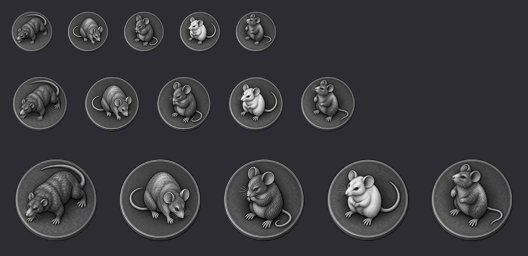
#> input picture art/monsters-v9-refine/exports/compare-brown-mouse-refine-grayscale.png, 528 x 256 px, given in place of brown-rat.png, which was not available
$ python compare.py
#> lines starting #> are read from the running program, lines starting #| are printed output that depends on the picture; pictures that were not available may be replaced by others from this repository, and a replacement may not be noted
"""Build the V9-refine review contact sheets at 48/64/96px, colour and grayscale.

Read-only: it reads existing C exports (this batch's `exports/`, the superseded
C0b export of the same identity, and the runtime `data/gfx/tokens` copies of the
already mapped anchors) and writes only review sheets under `exports/`. Review
sheets are never runtime assets, and nothing in art/monsters-v8-c0b is modified.
"""
import json
from pathlib import Path

from PIL import Image

ART = Path(__file__).resolve().parent
ROOT = ART.parents[1]
RUNTIME = ROOT / 'data/gfx/tokens'
C0B = ROOT / 'art/monsters-v8-c0b/exports'

# (group, [(label, id, source)]) where source is 'new' (this batch), 'c0b' (the
# superseded C0b export kept for the before/after pair) or 'mapped' (runtime).
GROUPS = [
    ('brown-mouse-refine', [('giant brown rat (mapped)', 'brown-rat', 'mapped'),
                            ('giant brown mouse v1 (C0b, superseded)', 'giant-brown-mouse', 'c0b'),
                            ('giant brown mouse v9 (new)', 'giant-brown-mouse', 'new'),
                            ('giant white mouse (mapped)', 'giant-white-mouse', 'mapped'),
                            ('giant grey mouse (mapped)', 'giant-grey-mouse', 'mapped')]),
    ('skeleton-warrior', [('degenerated skeleton warrior (mapped)', 'degenerated-skeleton-warrior', 'mapped'),
                          ('skeleton warrior (new)', 'skeleton-warrior', 'new'),
                          ('skeleton mage (mapped)', 'skeleton-mage', 'mapped')]),
]
SIZES = (48, 64, 96)
BG = (44, 44, 50, 255)


def load(asset_id, source, size):
    if source == 'new':
        return Image.open(ART / 'exports' / str(size) / (asset_id + '.png')).convert('RGBA')
    if source == 'c0b':
        return Image.open(C0B / str(size) / (asset_id + '.png')).convert('RGBA')
    # Mapped anchors only exist at 128px in the runtime directory; downscale for
    # review only. This is a review sheet, never a runtime asset.
    image = Image.open(RUNTIME / (asset_id + '.png')).convert('RGBA')
    return image if image.width == size else image.resize((size, size), Image.LANCZOS)


def sheet(entries, size, gray):
    pad, cell = 8, size
    width = pad + len(entries) * (cell + pad)
    image = Image.new('RGBA', (width, cell + pad * 2), BG)
    for i, (_, asset_id, source) in enumerate(entries):
        token = load(asset_id, source, size)
        if gray:
            grey = token.convert('LA').convert('RGBA')
            grey.putalpha(token.getchannel('A'))
            token = grey
        image.alpha_composite(token, (pad + i * (cell + pad), pad))
    return image


def main():
    index = {}
    for group, entries in GROUPS:
        for gray in (False, True):
            rows = [sheet(entries, size, gray) for size in SIZES]
#> in sheet, `image = Image.new('RGBA', (width, cell + pad * 2), BG)`:
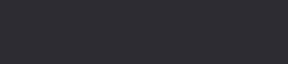
#> image: PIL image 288x64 RGBA; mean R, G, B, A 44, 44, 50, 255
#> in load, `return image if image.width == size else image.resize((size, size), Im..`:
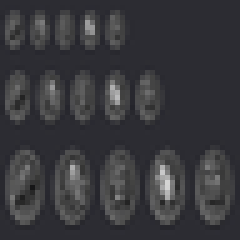
#> returned value: PIL image 48x48 RGBA (shown 5 times larger); mean R, G, B, A 56.3, 56.3, 60.3, 255
#> in sheet, `image.alpha_composite(token, (pad + i * (cell + pad), pad))`:
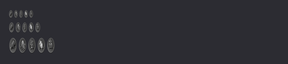
#> image: PIL image 288x64 RGBA; mean R, G, B, A 45.5, 45.5, 51.3, 255
            width = max(r.width for r in rows)
            out = Image.new('RGBA', (width, sum(r.height for r in rows)), BG)
            y = 0
            for r in rows:
                out.alpha_composite(r, (0, y))
                y += r.height
            name = f"compare-{group}-{'grayscale' if gray else 'colour'}.png"
            (ART / 'exports').mkdir(exist_ok=True)
            out.convert('RGB').save(ART / 'exports' / name)
            index[name] = dict(group=group, grayscale=gray, sizes=list(SIZES),
                               order=[e[0] for e in entries])
    (ART / 'exports' / 'compare-index.json').write_text(json.dumps(index, ensure_ascii=False, indent=2) + '\n')
    print('PASS:', len(index), 'review sheets; rows are 48/64/96px, review only, not runtime assets')


if __name__ == '__main__':
#> (the run stopped early here; a loop or call above may not have finished)
